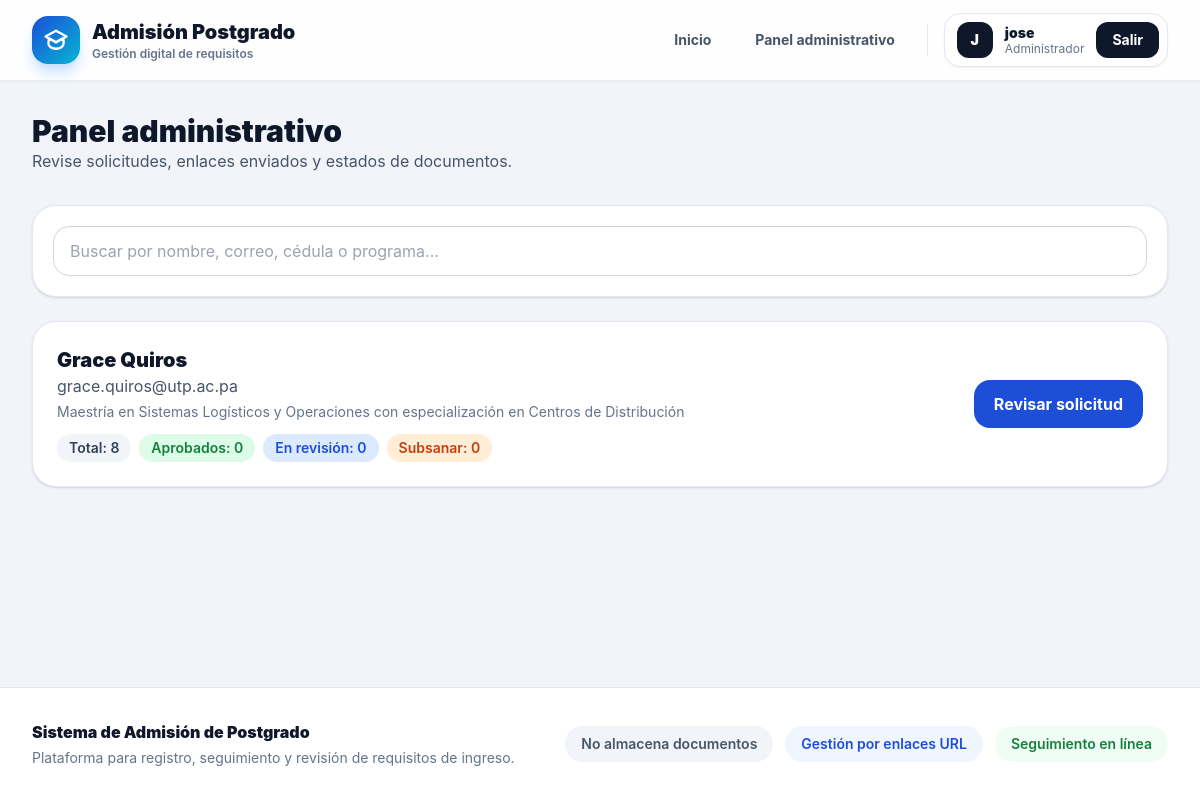
The page /panel/ (signed in) on the database its author committed.
### admisiones/models.py (models this page shows, shortened)
class StudentProfile(models.Model):
    UTP = 'UTP'
    OTRA = 'OTRA'
    UNIVERSIDAD_CHOICES = [
        (UTP, 'Universidad Tecnológica de Panamá'),
        (OTRA, 'Otra universidad'),
    ]
    user = models.OneToOneField(
        settings.AUTH_USER_MODEL,
        on_delete=models.CASCADE,
        related_name='student_profile'
    )
    cedula_pasaporte = models.CharField(max_length=50, blank=True)
    telefono = models.CharField(max_length=30, blank=True)
    centro_regional = models.ForeignKey(
    AcademicUnit,
    on_delete=models.SET_NULL,
    null=True,
    blank=True,
    related_name='estudiantes',
    verbose_name='Facultad o Centro Regional'
    )
    programa_postgrado = models.ForeignKey(
        GraduateProgram,
        on_delete=models.SET_NULL,
        null=True,
        blank=True,
        related_name='estudiantes',
        verbose_name='Programa de postgrado'
    )
    universidad_origen = models.CharField(
        max_length=10,
        choices=UNIVERSIDAD_CHOICES,
        default=UTP
    )
    nombre_universidad_origen = models.CharField(max_length=200, blank=True)
    sistema_calificacion_diferente = models.BooleanField(
        default=False,
        help_text='Marcar si la universidad de origen usa un sistema de calificación distinto al de la UTP.'
    )
    creado_en = models.DateTimeField(auto_now_add=True)
    actualizado_en = models.DateTimeField(auto_now=True)

class GraduateProgram(models.Model):
    unidad_academica = models.ForeignKey(
        AcademicUnit,
        on_delete=models.CASCADE,
        related_name='programas'
    )
    nombre = models.CharField(max_length=250)
    activo = models.BooleanField(default=True)
    orden = models.PositiveIntegerField(default=1)
    class Meta:
        ordering = ['unidad_academica__nombre', 'orden', 'nombre']
        verbose_name = 'Programa de Postgrado'
        verbose_name_plural = 'Programas de Postgrado'
        unique_together = ('unidad_academica', 'nombre')
    def __str__(self):
        return f'{self.nombre}'

### admisiones/views.py (the view)
# urls.py: path('panel/', views.panel_admin, name='panel_admin'),
@user_passes_test(es_admin)
def panel_admin(request):
    perfiles = StudentProfile.objects.select_related('user').annotate(
        total_documentos=Count('documentos'),
        aprobados=Count(
            'documentos',
            filter=Q(documentos__estado=StudentDocumentSubmission.APROBADO)
        ),
        en_revision=Count(
            'documentos',
            filter=Q(documentos__estado=StudentDocumentSubmission.EN_REVISION)
        ),
        subsanar=Count(
            'documentos',
            filter=Q(documentos__estado=StudentDocumentSubmission.SUBSANAR)
        ),
    ).order_by('-actualizado_en')
    return render(request, 'admisiones/panel_admin.html', {
        'perfiles': perfiles,
    })

### admisiones/views.py (called while the page is built)
def es_admin(user):
    return user.is_authenticated and user.is_staff

### templates/admisiones/panel_admin.html (shortened to what this page needs)
{% extends 'base.html' %}
{% block content %}
<div class="mb-8">
    <h1 class="text-3xl font-black text-slate-900">Panel administrativo</h1>
    <p class="text-slate-600">
        Revise solicitudes, enlaces enviados y estados de documentos.
    </p>
</div>
<div class="bg-white rounded-3xl shadow border border-slate-200 p-5 mb-6">
    <input
        id="buscadorAdmin"
        type="text"
        placeholder="Buscar por nombre, correo, cédula o programa..."
        class="w-full rounded-2xl border border-slate-300 px-4 py-3 focus:outline-none focus:ring-2 focus:ring-blue-500"
    >
</div>
<div class="grid gap-5" id="listaEstudiantes">
    {% for profile in perfiles %}
        <div class="estudiante-card bg-white rounded-3xl p-6 shadow border border-slate-200"
             data-search="{{ profile.user.get_full_name }} {{ profile.user.email }} {{ profile.cedula_pasaporte }} {{ profile.programa_postgrado }}">
            <div class="flex flex-col md:flex-row md:items-center md:justify-between gap-4">
                <div>
                    <h2 class="text-xl font-black text-slate-900">
                        {{ profile.user.get_full_name|default:profile.user.username }}
                    </h2>
                    <p class="text-slate-600">{{ profile.user.email }}</p>
                    <p class="text-slate-500 text-sm mt-1">
                        {{ profile.programa_postgrado|default:'Programa no indicado' }}
                    </p>
                    <div class="flex flex-wrap gap-2 mt-3 text-sm">
                        <span class="px-3 py-1 rounded-full bg-slate-100 text-slate-700 font-semibold">
                            Total: {{ profile.total_documentos }}
                        </span>
                        <span class="px-3 py-1 rounded-full bg-green-100 text-green-700 font-semibold">
                            Aprobados: {{ profile.aprobados }}
                        </span>
                        <span class="px-3 py-1 rounded-full bg-blue-100 text-blue-700 font-semibold">
                            En revisión: {{ profile.en_revision }}
                        </span>
                        <span class="px-3 py-1 rounded-full bg-orange-100 text-orange-700 font-semibold">
                            Subsanar: {{ profile.subsanar }}
                        </span>
                    </div>
                </div>
                <a href="{% url 'admisiones:detalle_estudiante' profile.id %}" class="bg-blue-700 text-white px-5 py-3 rounded-2xl font-bold hover:bg-blue-800 text-center">
                    Revisar solicitud
                </a>
            </div>
        </div>
    {% empty %}
        <div class="bg-white rounded-3xl p-8 text-center border border-slate-200">
            No hay estudiantes registrados.
        </div>
    {% endfor %}
</div>
{% endblock %}

### templates/base.html (shortened to what this page needs)
{% load static %}
<!DOCTYPE html>
<html lang="es" class="scroll-smooth">
<head>
    <script src="https://cdn.tailwindcss.com"></script>
</head>
<body class="min-h-screen bg-slate-100 text-slate-800 antialiased">
    <div class="min-h-screen flex flex-col">
        <header class="sticky top-0 z-50 glass-navbar border-b border-slate-200/80 shadow-sm">
            <nav class="max-w-7xl mx-auto px-4 sm:px-6 lg:px-8">
                <div class="h-20 flex items-center justify-between">
                    <a href="{% url 'admisiones:home' %}" class="flex items-center gap-3 group">
                        <div class="w-12 h-12 rounded-2xl bg-gradient-to-br from-blue-700 to-cyan-500 flex items-center justify-center text-white shadow-lg shadow-blue-200 group-hover:scale-105 transition-transform">
                        </div>
                        <div>
                            <p class="text-lg sm:text-xl font-black text-slate-900 leading-tight">
                                Admisión Postgrado
                            </p>
                            <p class="hidden sm:block text-xs font-semibold text-slate-500">
                                Gestión digital de requisitos
                            </p>
                        </div>
                    </a>
                    <div class="hidden md:flex items-center gap-3">
                        <a href="{% url 'admisiones:home' %}"
                           class="px-4 py-2 rounded-xl text-sm font-bold text-slate-600 hover:text-blue-700 hover:bg-blue-50 transition">
                            Inicio
                        </a>
                        {% if user.is_authenticated %}
                            {% if user.is_staff %}
                                <a href="{% url 'admisiones:panel_admin' %}"
                                   class="px-4 py-2 rounded-xl text-sm font-bold text-slate-600 hover:text-blue-700 hover:bg-blue-50 transition">
                                    Panel administrativo
                                </a>
                            {% endif %}
                            <div class="flex items-center gap-3 bg-white border border-slate-200 rounded-2xl pl-3 pr-2 py-2 shadow-sm">
                                <div class="w-9 h-9 rounded-xl bg-slate-900 text-white flex items-center justify-center font-black text-sm">
                                    {{ user.first_name|default:user.username|slice:":1"|upper }}
                                </div>
                                <div class="hidden lg:block">
                                    <p class="text-sm font-black text-slate-900 leading-tight">
                                        {{ user.get_full_name|default:user.username }}
                                    </p>
                                    <p class="text-xs text-slate-500 leading-tight">
                                        {% if user.is_staff %}
                                            Administrador
                                        {% else %}
                                            Aspirante
                                        {% endif %}
                                    </p>
                                </div>
                                <form action="{% url 'logout' %}" method="post">
                                    <button
                                        type="submit"
                                        class="px-4 py-2 rounded-xl bg-slate-900 text-white text-sm font-bold hover:bg-slate-700 transition"
                                    >
                                        Salir
                                    </button>
                                </form>
                            </div>
                        {% endif %}
                    </div>
                </div>
            </nav>
        </header>
        <main class="flex-1">
            <div class="max-w-7xl mx-auto px-4 sm:px-6 lg:px-8 py-8">
                <div class="fade-in">
                    {% block content %}{% endblock %}
                </div>
            </div>
        </main>
        <footer class="border-t border-slate-200 bg-white">
            <div class="max-w-7xl mx-auto px-4 sm:px-6 lg:px-8 py-8">
                <div class="flex flex-col md:flex-row md:items-center md:justify-between gap-5">
                    <div>
                        <p class="font-black text-slate-900">
                            Sistema de Admisión de Postgrado
                        </p>
                        <p class="text-sm text-slate-500 mt-1">
                            Plataforma para registro, seguimiento y revisión de requisitos de ingreso.
                        </p>
                    </div>
                    <div class="flex flex-wrap gap-3 text-sm">
                        <span class="px-4 py-2 rounded-full bg-slate-100 text-slate-600 font-semibold">
                            No almacena documentos
                        </span>
                        <span class="px-4 py-2 rounded-full bg-blue-50 text-blue-700 font-semibold">
                            Gestión por enlaces URL
                        </span>
                        <span class="px-4 py-2 rounded-full bg-green-50 text-green-700 font-semibold">
                            Seguimiento en línea
                        </span>
                    </div>
                </div>
            </div>
        </footer>
    </div>
</body>
</html>

### templates/base.html (style rules this page uses)
body { font-family: Inter, ui-sans-serif, system-ui, -apple-system, BlinkMacSystemFont, "Segoe UI", sans-serif; }
.glass-navbar { background: rgba(255, 255, 255, 0.88); backdrop-filter: blur(18px); }
.fade-in { animation: fadeIn 0.35s ease-in-out; }

### rows shown on the page
StudentProfile: user.get_full_name "Grace Quiros", user.email "grace.quiros@utp.ac.pa", programa_postgrado "Maestría en Sistemas Logísticos y Operaciones con especialización en Centros de Distribución", total_documentos "8", aprobados "0", en_revision "0", subsanar "0"

### other values the page prints
{{ user.first_name|default:user.username|slice:":1"|upper }} "J"
{{ user.get_full_name|default:user.username }} "jose"
